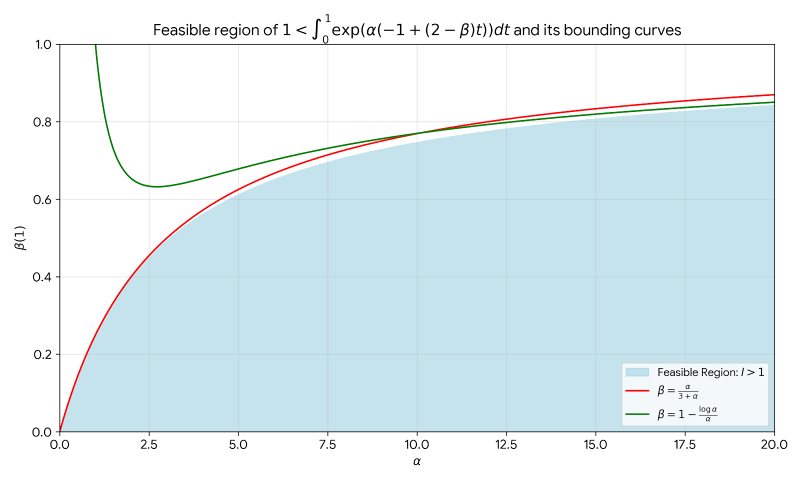
#> input picture docs/SendovBlueprint/figures/tao-polar-region.png, 1600 x 960 px (shown at 1/2 size); its folder holds 2 pictures in this run
$ python gen_figure_hotspots.py
#> lines starting #> are read from the running program, lines starting #| are printed output that depends on the picture
#!/usr/bin/env python3
"""Generate docs/SendovBlueprint/Figures/Data.lean: clickable overlays for Tao's two diagrams.

The diagrams themselves (docs/SendovBlueprint/figures/*.png, from Section 2.2 of the blog post)
are shown unchanged.  This script only computes *where* each curve, region and legend entry lies
in image pixels and emits invisible SVG hotspots on top of the PNG, each naming the blueprint
node that proves it.  The Lean side (Figures.lean) turns node names into links at render time.

Calibration: the axes frame is detected from the PNG; the curve formulas are the blog's, and the
script asserts that the predicted curve pixels really are the right colour in the image, so a
misplacement fails the run instead of shipping.

Run from docs/:  python3 scripts/gen_figure_hotspots.py   (needs numpy, pillow)
"""
import os
import numpy as np
from PIL import Image

HERE = os.path.dirname(os.path.abspath(__file__))
FIGDIR = os.path.join(HERE, "..", "SendovBlueprint", "figures")
OUT = os.path.join(HERE, "..", "SendovBlueprint", "Figures", "Data.lean")

# ------------------------------------------------------------------ curve formulas (blog §2.2)
def polar_rat(a): return a / (3 + a)                       # (18), rational half
def polar_log(a): return 1 - np.log(a) / a                 # (18), logarithmic half
def origin_asym(a):                                        # (21) with error terms dropped
    return ((3 + 4 * a) - np.sqrt((3 + 4 * a) ** 2 - 16 * a)) / 2
def polar_exact(a):                                        # boundary of (17), by bisection
    lo, hi = 1e-9, 1 - 1e-9
    f = lambda b: np.exp(-a) * (np.exp(a * (2 - b)) - 1) / (a * (2 - b)) - 1
    for _ in range(80):
        mid = (lo + hi) / 2
        if f(mid) > 0: lo = mid
        else: hi = mid
    return (lo + hi) / 2

AL = np.concatenate([np.linspace(0.01, 1, 40), np.linspace(1, 20, 120)[1:]])

# ------------------------------------------------------------------ image helpers
def load(name):
    im = Image.open(os.path.join(FIGDIR, name)).convert("RGB")
    return np.asarray(im)

def frame(rgb):
    g = rgb.mean(axis=2)
    dark = g < 90
    cols = np.where(dark.sum(0) > 0.6 * rgb.shape[0])[0]
    rows = np.where(dark.sum(1) > 0.6 * rgb.shape[1])[0]
    return cols.min(), cols.max(), rows.max(), rows.min()   # x0, x1, y(beta=0), y(beta=1)

class Cal:
    def __init__(self, rgb):
        self.h, self.w = rgb.shape[:2]
        self.x0, self.x1, self.yb0, self.yb1 = frame(rgb)
        self.rgb = rgb
    def sx(self, a): return self.x0 + (self.x1 - self.x0) * a / 20.0
    def sy(self, b): return self.yb0 - (self.yb0 - self.yb1) * b
    def check(self, alphas, betas, pred, what):
        """assert that most predicted curve pixels satisfy the colour predicate `pred`."""
        hits = 0; n = 0
        for a, b in zip(alphas, betas):
            if not (0 <= b <= 1): continue
            x, y = int(round(self.sx(a))), int(round(self.sy(b)))
            patch = self.rgb[max(0, y - 3):y + 4, max(0, x - 3):x + 4].reshape(-1, 3)
            n += 1
            if any(pred(p) for p in patch): hits += 1
        frac = hits / n
        print(f"  {what}: {hits}/{n} predicted pixels match ({frac:.0%})")
        assert frac > 0.9, f"calibration failed for {what}"

is_blue = lambda p: p[2] > 150 and p[0] < 110 and p[1] < 110
is_red = lambda p: p[0] > 180 and p[1] < 110 and p[2] < 110
is_green = lambda p: p[1] > 90 and p[0] < 90 and p[2] < 90

# ------------------------------------------------------------------ Lean emission
def lstr(s): return '"' + s.replace("\\", "\\\\").replace('"', '\\"') + '"'
def tag(name, attrs, children=()):
    a = ", ".join(f"({lstr(k)}, {lstr(str(v))})" for k, v in attrs.items())
    return f".tag {lstr(name)} #[{a}] #[{', '.join(children)}]"
def link(node, title, children):
    return f".link {lstr(node)} {lstr(title)} #[{', '.join(children)}]"
def fmt(v): return f"{v:.1f}"

def path_d(cal, alphas, betas, close_to=None):
    p = [(cal.sx(a), cal.sy(min(max(b, -0.02), 1.02))) for a, b in zip(alphas, betas)]
    d = "M" + " L".join(f"{x:.1f},{y:.1f}" for x, y in p)
    if close_to is not None:
        d += f" L{p[-1][0]:.1f},{cal.sy(close_to):.1f} L{p[0][0]:.1f},{cal.sy(close_to):.1f} Z"
    return d

def curve(cal, node, title, alphas, betas, cls):
    return link(node, title, [tag("path", {"d": path_d(cal, alphas, betas), "class": f"hot curve {cls}"})])
def region(cal, node, title, alphas, betas, close_to, cls):
    return link(node, title, [tag("path", {"d": path_d(cal, alphas, betas, close_to), "class": f"hot region {cls}"})])
def legend_row(node, title, x, y, w, h):
    return link(node, title, [tag("rect", {"x": fmt(x), "y": fmt(y), "width": fmt(w), "height": fmt(h), "class": "hot legend"})])

def svg(png, cal, children):
    return tag("svg", {"viewBox": f"0 0 {cal.w} {cal.h}", "xmlns": "http://www.w3.org/2000/svg",
                       "xmlns:xlink": "http://www.w3.org/1999/xlink", "class": "sendov-fig"},
               [tag("image", {"href": f"/figures/{png}", "x": "0", "y": "0", "width": str(cal.w), "height": str(cal.h)})] + children)

# ------------------------------------------------------------------ figure 1: polar region (17) + bounds (18)
png1 = "tao-polar-region.png"
c1 = Cal(load(png1))
#> in load, im is the input picture: PIL image 1600x960 RGB; mean R, G, B 223.9, 237.4, 241.6
#> in __init__, `self.h, self.w = rgb.shape[:2]`: self.h = 960; self.w = 1600
#> in frame, `g = rgb.mean(axis=2)`:
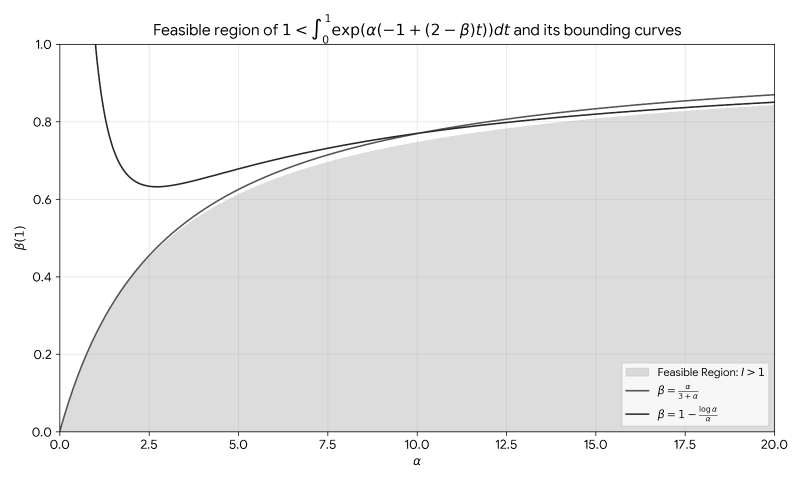
#> g: shape (960, 1600) float64 (shown at 1/2 size); min 0, max 255, mean 234.3
#> in frame, `dark = g < 90`:
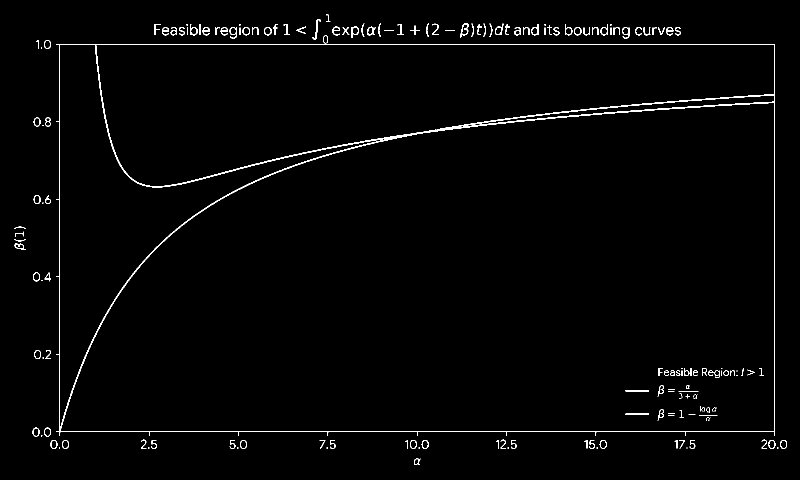
#> dark: shape (960, 1600) bool (shown at 1/2 size); 1.5% white in thin lines or dots
#> in frame, `cols = np.where(dark.sum(0) > 0.6 * rgb.shape[0])[0]`: cols = [119, 1548, 1549]
#> in frame, `rows = np.where(dark.sum(1) > 0.6 * rgb.shape[1])[0]`: rows = [88, 863]
#> in __init__, `self.x0, self.x1, self.yb0, self.yb1 = frame(rgb)`: self.x0 = 119; self.x1 = 1549; self.yb0 = 863; self.yb1 = 88
print(png1, "frame", c1.x0, c1.x1, c1.yb0, c1.yb1)
#| tao-polar-region.png frame 119 1549 863 88
al = AL
p_rat, p_log, p_ex = polar_rat(al), polar_log(al), np.array([polar_exact(a) for a in al])
c1.check(al[al > 1.0], p_rat[al > 1.0], is_red, "beta = alpha/(3+alpha) (drawn red in this diagram)")
#> the loop in check, `for a, b in zip(alphas, betas):` made 119 passes
#> (x, y) on passes 1 to 12: (202, 647), (213, 626), (225, 607), (236, 589), (248, 573), (259, 557), (270, 542), (282, 529), (293, 516), (305, 503), (316, 492), (327, 481)
#> after the loop in check, `for a, b in zip(alphas, betas):`: hits = 117; n = 119
#> in check, `frac = hits / n`: frac = 0.983
#|   beta = alpha/(3+alpha) (drawn red in this diagram): 117/119 predicted pixels match (98%)
m = (p_log <= 1.0) & (al > 1.2)
c1.check(al[m], p_log[m], is_green, "beta = 1 - log(alpha)/alpha (green)")
#> the loop in check (call 2), `for a, b in zip(alphas, betas):` made 118 passes
#> (x, y) on passes 1 to 12: (213, 251), (225, 293), (236, 322), (248, 341), (259, 354), (270, 363), (282, 368), (293, 371), (305, 373), (316, 373), (327, 372), (339, 371)
#|   beta = 1 - log(alpha)/alpha (green): 118/118 predicted pixels match (100%)
fig1 = [
    region(c1, "in_polar_exp", "Feasible region of the exponential polar inequality (17) — in_polar_exp", al, p_ex, 0.0, "polar"),
    curve(c1, "in_beta_bound", "β(1) ≤ α/(3+α), rational half of (18) — in_beta_bound", al, p_rat, "rat"),
    curve(c1, "in_beta_bound", "β(1) ≤ 1 − log α / α, logarithmic half of (18) — in_beta_bound", al[p_log <= 1.02], p_log[p_log <= 1.02], "log"),
    legend_row("in_polar_exp", "in_polar_exp", 1245, 728, 295, 34),
    legend_row("in_beta_bound", "in_beta_bound", 1245, 764, 295, 36),
    legend_row("in_beta_bound", "in_beta_bound", 1245, 804, 295, 42),
]

# ------------------------------------------------------------------ figure 2: polar vs origin
png2 = "tao-polar-vs-origin.png"
c2 = Cal(load(png2))
#> call 2 of load, with name = 'tao-polar-vs-origin.png'
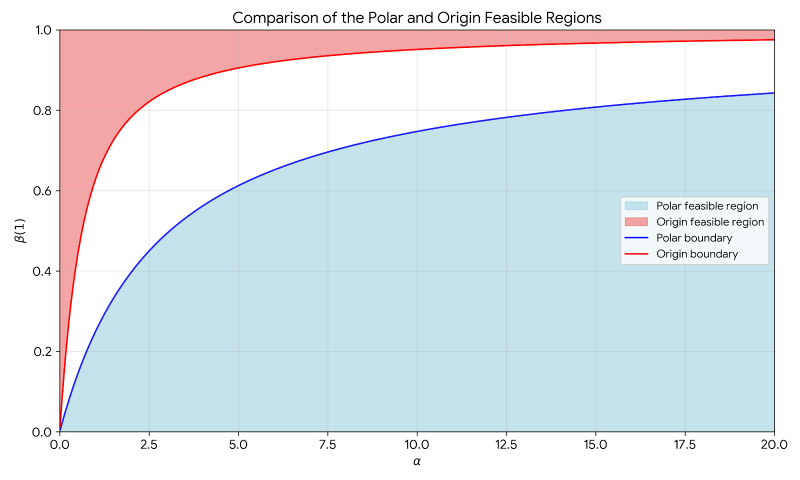
#> input picture docs/SendovBlueprint/figures/tao-polar-vs-origin.png, 1600 x 960 px (shown at 1/2 size)
#> in load, im is the input picture: PIL image 1600x960 RGB; mean R, G, B 222.3, 230.1, 235.7
#> in frame (call 2), `g = rgb.mean(axis=2)`:
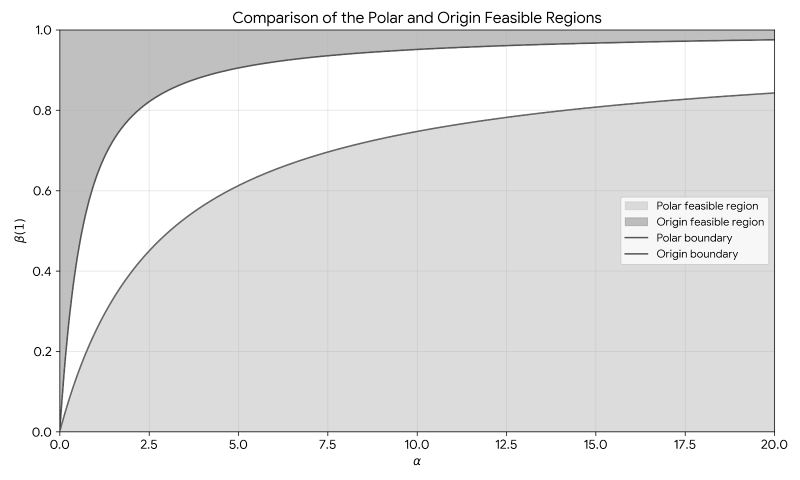
#> g: shape (960, 1600) float64 (shown at 1/2 size); min 0, max 255, mean 229.4
#> in frame (call 2), `dark = g < 90`:
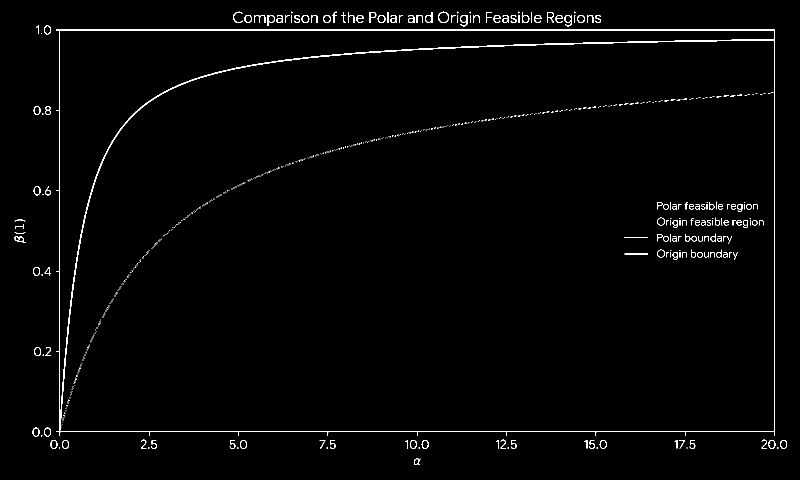
#> dark: shape (960, 1600) bool (shown at 1/2 size); 1.4% white in thin lines or dots
#> in frame (call 2), `rows = np.where(dark.sum(1) > 0.6 * rgb.shape[1])[0]`: rows = [59, 60, 863]
print(png2, "frame", c2.x0, c2.x1, c2.yb0, c2.yb1)
#| tao-polar-vs-origin.png frame 119 1549 863 59
o_asym = origin_asym(al)
c2.check(al[al > 0.5], p_ex[al > 0.5], is_blue, "polar boundary (blue) = exact boundary of (17)")
#|   polar boundary (blue) = exact boundary of (17): 139/139 predicted pixels match (100%)
c2.check(al[al > 0.5], o_asym[al > 0.5], is_red, "origin boundary (red)")
#|   origin boundary (red): 139/139 predicted pixels match (100%)
gap = float((o_asym - p_ex).min())
print(f"  min vertical gap between the two boundaries: {gap:.4f}")
assert gap > 0
fig2 = [
    region(c2, "in_polar_exp", "Polar feasible region: where (17) can hold — in_polar_exp", al, p_ex, 0.0, "polar"),
    region(c2, "in_one_le", "Origin feasible region: (21) with its error terms dropped — in_one_le", al, o_asym, 1.0, "origin"),
    curve(c2, "in_polar_exp", "Polar boundary: where equality holds in (17) — in_polar_exp", al, p_ex, "rat"),
    curve(c2, "in_one_le", "Origin boundary, asymptotic form of (21) — in_one_le", al, o_asym, "origin"),
    legend_row("in_polar_exp", "in_polar_exp", 1240, 396, 300, 32),
    legend_row("in_one_le", "in_one_le", 1240, 428, 300, 32),
    legend_row("in_polar_exp", "in_polar_exp", 1240, 460, 300, 32),
    legend_row("in_one_le", "in_one_le", 1240, 492, 300, 32),
]

with open(OUT, "w") as f:
    f.write("-- GENERATED by docs/scripts/gen_figure_hotspots.py; do not edit by hand.\n")
    f.write("import SendovBlueprint.Figures.Svg\n\nnamespace SendovBlueprint.Figures\n\nopen SvgEl\n\n")
    f.write("/-- Blog §2.2, first diagram: the polar feasible region and the two halves of (18). -/\n")
    f.write("def polarRegion : SvgEl :=\n  " + svg(png1, c1, fig1) + "\n\n")
    f.write(f"/-- Blog §2.2, second diagram: polar vs origin feasible regions (min gap {gap:.4f}). -/\n")
    f.write("def polarVsOrigin : SvgEl :=\n  " + svg(png2, c2, fig2) + "\n\n")
    f.write('def figures : List (String × SvgEl) :=\n  [("polar", polarRegion), ("channels", polarVsOrigin)]\n\n')
    f.write("end SendovBlueprint.Figures\n")
print("wrote", OUT, os.path.getsize(OUT), "bytes")
